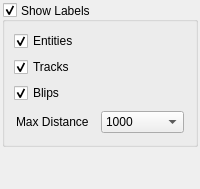
       <widget class="QWidget" name="mVisibilityTab" >
        <property name="accessibleName" >
         <string>Visibility Tab</string>
        </property>
        <attribute name="title" >
         <string>Visibility</string>
        </attribute>
        <layout class="QVBoxLayout" >
         <property name="spacing" >
          <number>2</number>
         </property>
         <property name="leftMargin" >
          <number>2</number>
         </property>
         <property name="topMargin" >
          <number>2</number>
         </property>
         <property name="rightMargin" >
          <number>2</number>
         </property>
         <property name="bottomMargin" >
          <number>2</number>
         </property>
         <item>
          <widget class="QGroupBox" name="mVisLabelGroup" >
           <property name="title" >
            <string>Show Labels</string>
           </property>
           <property name="alignment" >
            <set>Qt::AlignJustify|Qt::AlignVCenter</set>
           </property>
           <property name="checkable" >
            <bool>true</bool>
           </property>
           <layout class="QVBoxLayout" >
            <item>
             <widget class="QCheckBox" name="mVisEntityChk" >
              <property name="text" >
               <string>Entities</string>
              </property>
              <property name="checked" >
               <bool>true</bool>
              </property>
             </widget>
            </item>
            <item>
             <widget class="QCheckBox" name="mVisTrackChk" >
              <property name="text" >
               <string>Tracks</string>
              </property>
              <property name="checked" >
               <bool>true</bool>
              </property>
             </widget>
            </item>
            <item>
             <widget class="QCheckBox" name="mVisBlipChk" >
              <property name="text" >
               <string>Blips</string>
              </property>
              <property name="checked" >
               <bool>true</bool>
              </property>
             </widget>
            </item>
            <item>
             <layout class="QHBoxLayout" >
              <property name="spacing" >
               <number>2</number>
              </property>
              <property name="leftMargin" >
               <number>2</number>
              </property>
              <property name="topMargin" >
               <number>2</number>
              </property>
              <property name="rightMargin" >
               <number>2</number>
              </property>
              <property name="bottomMargin" >
               <number>2</number>
              </property>
              <item>
               <widget class="QLabel" name="mVisDistLabel" >
                <property name="text" >
                 <string>Max Distance</string>
                </property>
               </widget>
              </item>
              <item>
               <widget class="QComboBox" name="mVisMaxDistCombo" >
                <property name="currentIndex" >
                 <number>3</number>
                </property>
                <item>
                 <property name="text" >
                  <string>50</string>
                 </property>
                </item>
                <item>
                 <property name="text" >
                  <string>100</string>
                 </property>
                </item>
                <item>
                 <property name="text" >
                  <string>500</string>
                 </property>
                </item>
                <item>
                 <property name="text" >
                  <string>1000</string>
                 </property>
                </item>
                <item>
                 <property name="text" >
                  <string>2500</string>
                 </property>
                </item>
                <item>
                 <property name="text" >
                  <string>5000</string>
                 </property>
                </item>
                <item>
                 <property name="text" >
                  <string>10000</string>
                 </property>
                </item>
                <item>
                 <property name="text" >
                  <string>Unlimited</string>
                 </property>
                </item>
               </widget>
              </item>
             </layout>
            </item>
           </layout>
          </widget>
         </item>
         <item>
          <spacer>
           <property name="orientation" >
            <enum>Qt::Vertical</enum>
           </property>
           <property name="sizeHint" >
            <size>
             <width>20</width>
             <height>40</height>
            </size>
           </property>
          </spacer>
         </item>
        </layout>
       </widget>
